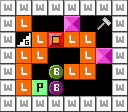

This game map was drawn from its Tiled (.tmx) file and the tilesets committed beside it. A one-line description and the full map source follow:
An orthogonal 8x7 tile map with 16x16 px tiles, 1 tile layer (Tile layer 1).

<map version="1.0" tiledversion="1.1.5" orientation="orthogonal" renderorder="right-down" width="8" height="7" tilewidth="16" tileheight="16" infinite="0" nextobjectid="1">
 <properties>
  <property name="difficulty" value="4" />
  <property name="name" value="Hot Lunch" />
  <property name="turns" value="29" />
 </properties>
 <tileset firstgid="1" source="../../../dev/editor_tileset.tsx" />
 <layer name="Tile layer 1" width="8" height="7">
  <data encoding="csv">
1,1,1,1,1,1,1,1,
1,3,0,0,7,0,12,1,
1,18,3,13,3,3,0,1,
1,3,3,0,0,3,7,1,
1,3,0,15,3,3,0,1,
1,3,17,11,0,0,0,1,
1,1,1,1,1,1,1,1
</data>
 </layer>
</map>
